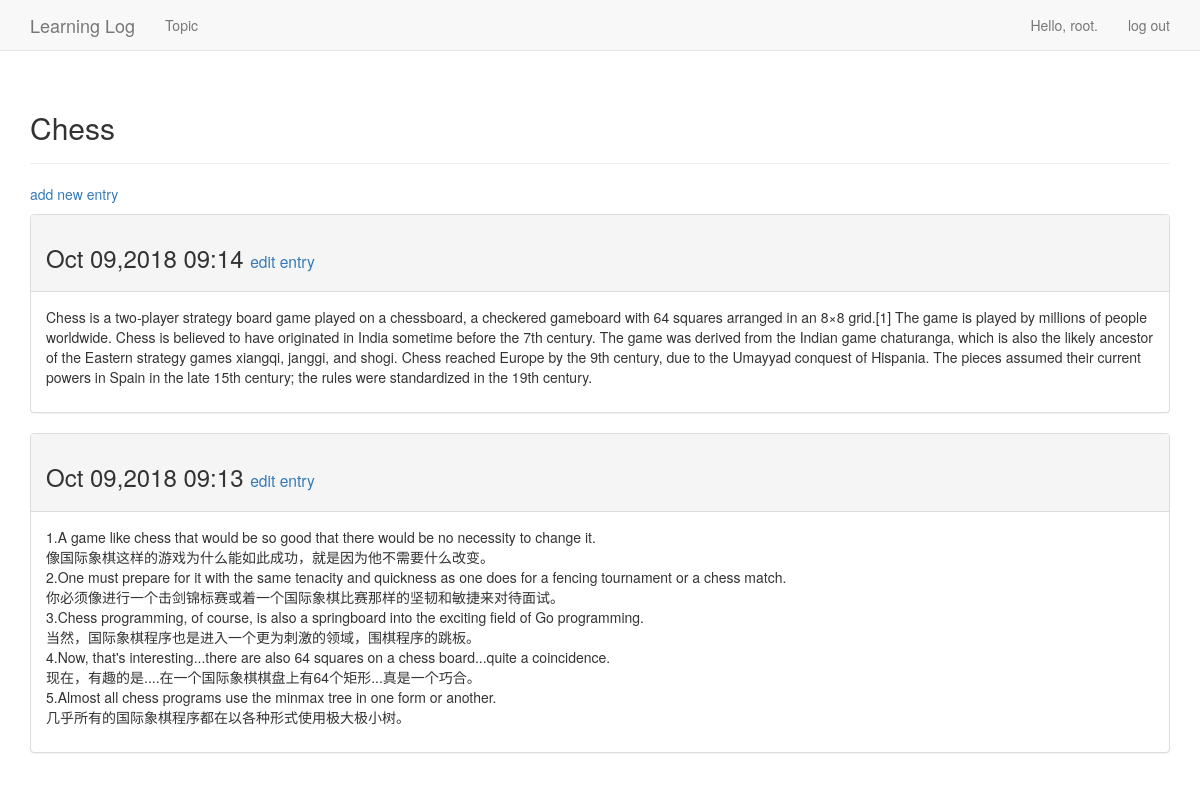
The app's page /topics/1/ (signed in), older data.
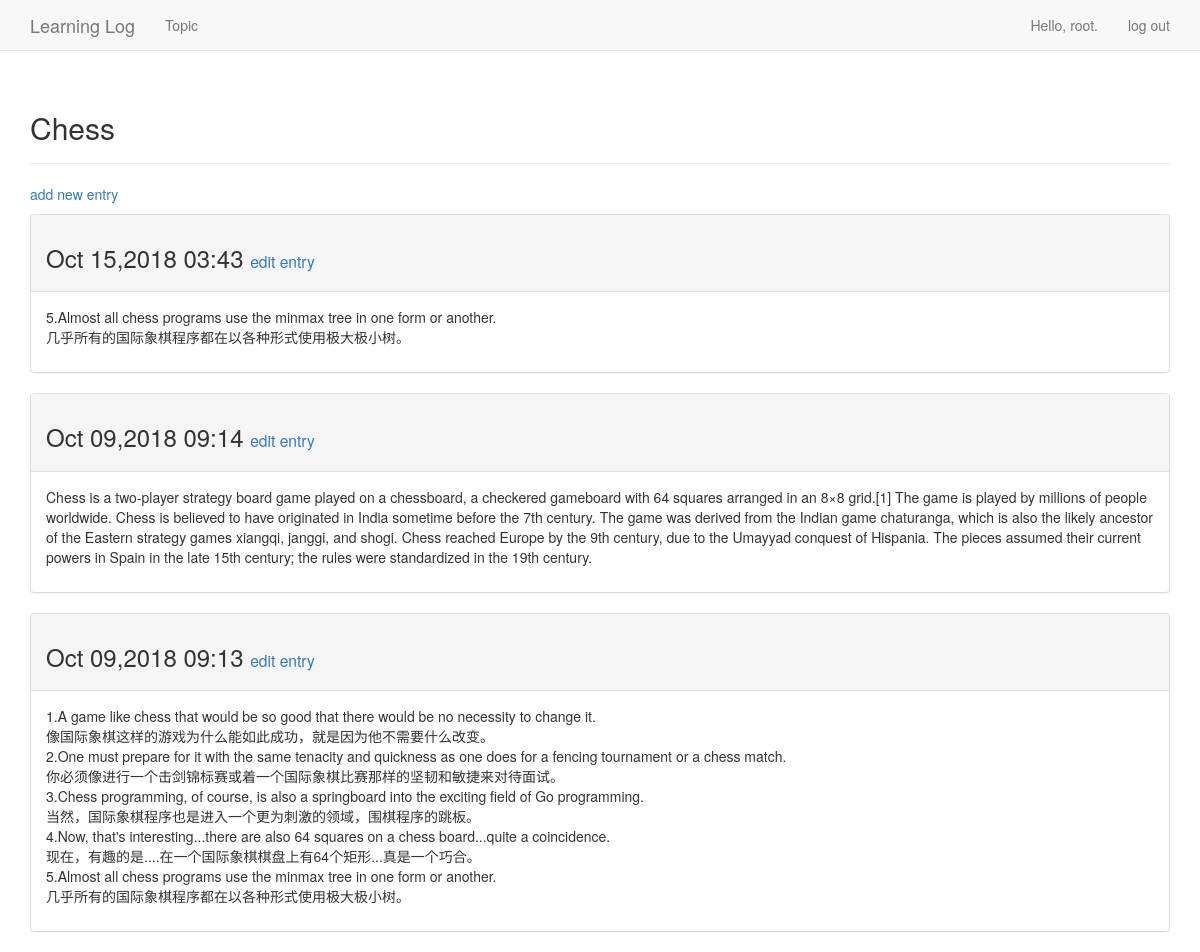
The same page, newer data.
### learning_logs/models.py (models this page shows, shortened)
class Entry(models.Model):
	topic = models.ForeignKey(Topic, on_delete=models.CASCADE)
	text = models.TextField()
	date_added = models.DateTimeField(auto_now_add=True)
	class Meta:
		verbose_name_plural = 'entries'

### learning_logs/views.py (the view)
# urls.py: url(r'^topics/(?P<topic_id>\d+)/$', views.topic, name='topic'),
@login_required
def topic(request, topic_id):
	topic = Topic.objects.get(id=topic_id)
	if topic.owner != request.user:
		raise Http404("你所访问的页面不存在！")
	entries = topic.entry_set.order_by('-date_added')
	context = {'topic':topic, 'entries':entries}
	return render(request, 'learning_logs/topic.html', context)

### learning_logs/models.py (called while the page is built)
	def __str__(self):
		return self.text

### learning_logs/templates/learning_logs/topic.html
{% extends 'learning_logs/base.html' %}
{% block header %}
  <h2>{{ topic }}</h2>
{% endblock header %}
{% block content %}
  <p>
    <a href="{% url 'learning_logs:new_entry' topic.id %}">add new entry</a>
  </p>
  {% for entry in entries %}
    <div class="panel panel-default">
      <div class="panel-heading">
        <h3>
          {{ entry.date_added|date:'M d,Y H:i' }}
          <small>
            <a href="{% url 'learning_logs:edit_entry' entry.id %}">
              edit entry
            </a>
          </small>
        </h3>
      </div>
      <div class="panel-body">
        {{ entry.text|linebreaks }}
      </div>
    </div>
  {% empty %}
    There are no entries for this topic yet.
  {% endfor %}
{% endblock content %}

Row changes from the older to the newer data that the page shows:
added Entry: date_added "Oct 15,2018 03:43", text "5.Almost all chess programs use the minmax tree in one form or another. 几乎所有的国际象棋程序都在以各种形式使用极大极小树。"
